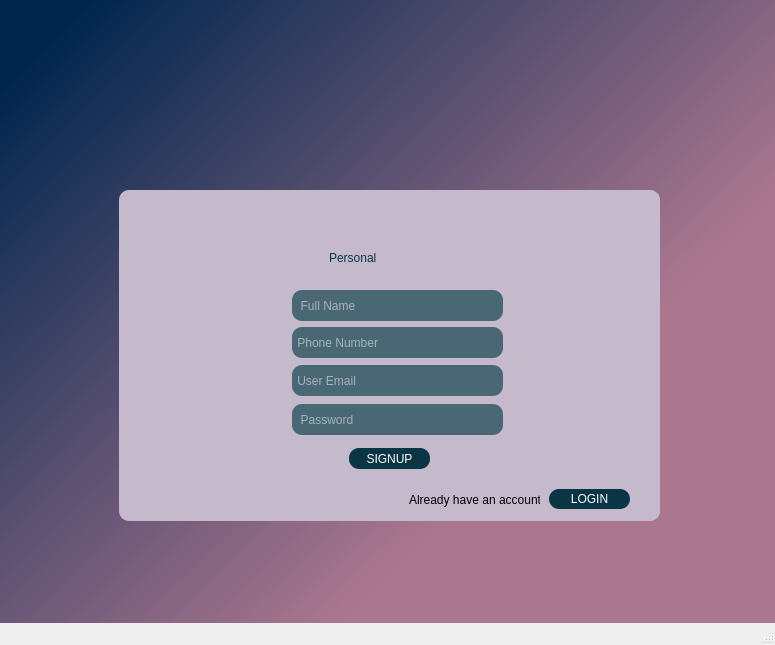
<?xml version="1.0" encoding="UTF-8"?>
<ui version="4.0">
 <class>MainWindow</class>
 <widget class="QMainWindow" name="MainWindow">
  <property name="geometry">
   <rect>
    <x>0</x>
    <y>0</y>
    <width>775</width>
    <height>645</height>
   </rect>
  </property>
  <property name="windowTitle">
   <string>MainWindow</string>
  </property>
  <property name="styleSheet">
   <string notr="true"/>
  </property>
  <widget class="QWidget" name="centralwidget">
   <widget class="QWidget" name="widget" native="true">
    <property name="geometry">
     <rect>
      <x>-20</x>
      <y>-100</y>
      <width>871</width>
      <height>751</height>
     </rect>
    </property>
    <property name="styleSheet">
     <string notr="true">background-color: qlineargradient(spread:pad, x1:0, y1:0.278, x2:0.573, y2:0.784091, stop:0 rgba(1, 38, 78, 255), stop:1 rgba(171, 119, 143, 255));</string>
    </property>
    <widget class="QLabel" name="label">
     <property name="geometry">
      <rect>
       <x>349</x>
       <y>217</y>
       <width>111</width>
       <height>111</height>
      </rect>
     </property>
     <property name="sizePolicy">
      <sizepolicy hsizetype="Preferred" vsizetype="Preferred">
       <horstretch>0</horstretch>
       <verstretch>63</verstretch>
      </sizepolicy>
     </property>
     <property name="minimumSize">
      <size>
       <width>0</width>
       <height>0</height>
      </size>
     </property>
     <property name="styleSheet">
      <string notr="true">background-color:none;</string>
     </property>
     <property name="text">
      <string/>
     </property>
     <property name="pixmap">
      <pixmap>src/project.png</pixmap>
     </property>
     <property name="scaledContents">
      <bool>true</bool>
     </property>
    </widget>
    <widget class="QLabel" name="label_2">
     <property name="geometry">
      <rect>
       <x>139</x>
       <y>290</y>
       <width>541</width>
       <height>331</height>
      </rect>
     </property>
     <property name="styleSheet">
      <string notr="true">background-color:#c5bacc;
 border-radius: 10px ;</string>
     </property>
     <property name="text">
      <string/>
     </property>
    </widget>
    <widget class="QLabel" name="label_3">
     <property name="geometry">
      <rect>
       <x>274</x>
       <y>384</y>
       <width>41</width>
       <height>41</height>
      </rect>
     </property>
     <property name="sizePolicy">
      <sizepolicy hsizetype="Preferred" vsizetype="Preferred">
       <horstretch>0</horstretch>
       <verstretch>63</verstretch>
      </sizepolicy>
     </property>
     <property name="minimumSize">
      <size>
       <width>0</width>
       <height>0</height>
      </size>
     </property>
     <property name="styleSheet">
      <string notr="true">background-color:none;</string>
     </property>
     <property name="text">
      <string/>
     </property>
     <property name="pixmap">
      <pixmap>src/login.png</pixmap>
     </property>
     <property name="scaledContents">
      <bool>true</bool>
     </property>
    </widget>
    <widget class="QLabel" name="label_4">
     <property name="geometry">
      <rect>
       <x>278</x>
       <y>426</y>
       <width>31</width>
       <height>31</height>
      </rect>
     </property>
     <property name="sizePolicy">
      <sizepolicy hsizetype="Preferred" vsizetype="Preferred">
       <horstretch>0</horstretch>
       <verstretch>63</verstretch>
      </sizepolicy>
     </property>
     <property name="minimumSize">
      <size>
       <width>0</width>
       <height>0</height>
      </size>
     </property>
     <property name="styleSheet">
      <string notr="true">background-color:none;</string>
     </property>
     <property name="text">
      <string/>
     </property>
     <property name="pixmap">
      <pixmap>src/phone-call.png</pixmap>
     </property>
     <property name="scaledContents">
      <bool>true</bool>
     </property>
    </widget>
    <widget class="QLineEdit" name="lineEdit_2">
     <property name="geometry">
      <rect>
       <x>312</x>
       <y>504</y>
       <width>211</width>
       <height>31</height>
      </rect>
     </property>
     <property name="styleSheet">
      <string notr="true">color: rgb(255, 255, 255);
background-color:#496874;
border:none;
border-radius:10px;</string>
     </property>
     <property name="echoMode">
      <enum>QLineEdit::Password</enum>
     </property>
     <property name="placeholderText">
      <string>  Password</string>
     </property>
    </widget>
    <widget class="QLineEdit" name="lineEdit">
     <property name="geometry">
      <rect>
       <x>312</x>
       <y>390</y>
       <width>211</width>
       <height>31</height>
      </rect>
     </property>
     <property name="styleSheet">
      <string notr="true">color: rgb(255, 255, 255);
background-color:#496874;
border:none;
border-radius:10px;</string>
     </property>
     <property name="placeholderText">
      <string>  Full Name</string>
     </property>
    </widget>
    <widget class="QPushButton" name="pushButton_2">
     <property name="geometry">
      <rect>
       <x>569</x>
       <y>589</y>
       <width>81</width>
       <height>20</height>
      </rect>
     </property>
     <property name="mouseTracking">
      <bool>false</bool>
     </property>
     <property name="styleSheet">
      <string notr="true">background-color:#093545;
border-radius:10px;
color:white;
font: 75 10pt &quot;Tahoma&quot;;
letter-spacing: 2 px;</string>
     </property>
     <property name="text">
      <string>LOGIN</string>
     </property>
     <property name="checkable">
      <bool>false</bool>
     </property>
    </widget>
    <widget class="QLineEdit" name="lineEdit_4">
     <property name="geometry">
      <rect>
       <x>312</x>
       <y>427</y>
       <width>211</width>
       <height>31</height>
      </rect>
     </property>
     <property name="styleSheet">
      <string notr="true">color: rgb(255, 255, 255);
background-color:#496874;
border:none;
border-radius:10px;</string>
     </property>
     <property name="echoMode">
      <enum>QLineEdit::Normal</enum>
     </property>
     <property name="placeholderText">
      <string> Phone Number</string>
     </property>
    </widget>
    <widget class="QLineEdit" name="lineEdit_5">
     <property name="geometry">
      <rect>
       <x>312</x>
       <y>465</y>
       <width>211</width>
       <height>31</height>
      </rect>
     </property>
     <property name="styleSheet">
      <string notr="true">color: rgb(255, 255, 255);
background-color:#496874;
border:none;
border-radius:10px;</string>
     </property>
     <property name="placeholderText">
      <string> User Email</string>
     </property>
    </widget>
    <widget class="QLineEdit" name="lineEdit_6">
     <property name="geometry">
      <rect>
       <x>347</x>
       <y>337</y>
       <width>131</width>
       <height>41</height>
      </rect>
     </property>
     <property name="styleSheet">
      <string notr="true">font: 24pt &quot;Tahoma&quot;;
border-radius:15px;
color:#093545;
background-color:#c5bacc;
</string>
     </property>
     <property name="text">
      <string>Personal</string>
     </property>
    </widget>
    <widget class="QLabel" name="label_5">
     <property name="geometry">
      <rect>
       <x>278</x>
       <y>504</y>
       <width>31</width>
       <height>31</height>
      </rect>
     </property>
     <property name="sizePolicy">
      <sizepolicy hsizetype="Preferred" vsizetype="Preferred">
       <horstretch>0</horstretch>
       <verstretch>63</verstretch>
      </sizepolicy>
     </property>
     <property name="minimumSize">
      <size>
       <width>0</width>
       <height>0</height>
      </size>
     </property>
     <property name="styleSheet">
      <string notr="true">background-color:none;</string>
     </property>
     <property name="text">
      <string/>
     </property>
     <property name="pixmap">
      <pixmap>src/padlock.png</pixmap>
     </property>
     <property name="scaledContents">
      <bool>true</bool>
     </property>
    </widget>
    <widget class="QLabel" name="label_6">
     <property name="geometry">
      <rect>
       <x>278</x>
       <y>465</y>
       <width>31</width>
       <height>31</height>
      </rect>
     </property>
     <property name="sizePolicy">
      <sizepolicy hsizetype="Preferred" vsizetype="Preferred">
       <horstretch>0</horstretch>
       <verstretch>63</verstretch>
      </sizepolicy>
     </property>
     <property name="minimumSize">
      <size>
       <width>0</width>
       <height>0</height>
      </size>
     </property>
     <property name="styleSheet">
      <string notr="true">background-color:none;</string>
     </property>
     <property name="text">
      <string/>
     </property>
     <property name="pixmap">
      <pixmap>src/email.png</pixmap>
     </property>
     <property name="scaledContents">
      <bool>true</bool>
     </property>
    </widget>
    <widget class="QPushButton" name="pushButton_3">
     <property name="geometry">
      <rect>
       <x>369</x>
       <y>548</y>
       <width>81</width>
       <height>21</height>
      </rect>
     </property>
     <property name="mouseTracking">
      <bool>false</bool>
     </property>
     <property name="styleSheet">
      <string notr="true">background-color:#093545;
border-radius:10px;
color:white;
font: 75 10pt &quot;Tahoma&quot;;
letter-spacing: 2 px;</string>
     </property>
     <property name="text">
      <string>SIGNUP</string>
     </property>
     <property name="checkable">
      <bool>false</bool>
     </property>
    </widget>
    <widget class="QLabel" name="label_7">
     <property name="geometry">
      <rect>
       <x>429</x>
       <y>590</y>
       <width>131</width>
       <height>20</height>
      </rect>
     </property>
     <property name="styleSheet">
      <string notr="true">background-color:#c5bacc;</string>
     </property>
     <property name="text">
      <string>Already have an account??</string>
     </property>
    </widget>
    <zorder>label_2</zorder>
    <zorder>label</zorder>
    <zorder>label_3</zorder>
    <zorder>label_4</zorder>
    <zorder>lineEdit_2</zorder>
    <zorder>lineEdit</zorder>
    <zorder>pushButton_2</zorder>
    <zorder>lineEdit_4</zorder>
    <zorder>lineEdit_5</zorder>
    <zorder>lineEdit_6</zorder>
    <zorder>label_5</zorder>
    <zorder>label_6</zorder>
    <zorder>pushButton_3</zorder>
    <zorder>label_7</zorder>
   </widget>
  </widget>
  <widget class="QMenuBar" name="menubar">
   <property name="geometry">
    <rect>
     <x>0</x>
     <y>0</y>
     <width>775</width>
     <height>21</height>
    </rect>
   </property>
  </widget>
  <widget class="QStatusBar" name="statusbar"/>
 </widget>
 <resources/>
 <connections/>
</ui>
